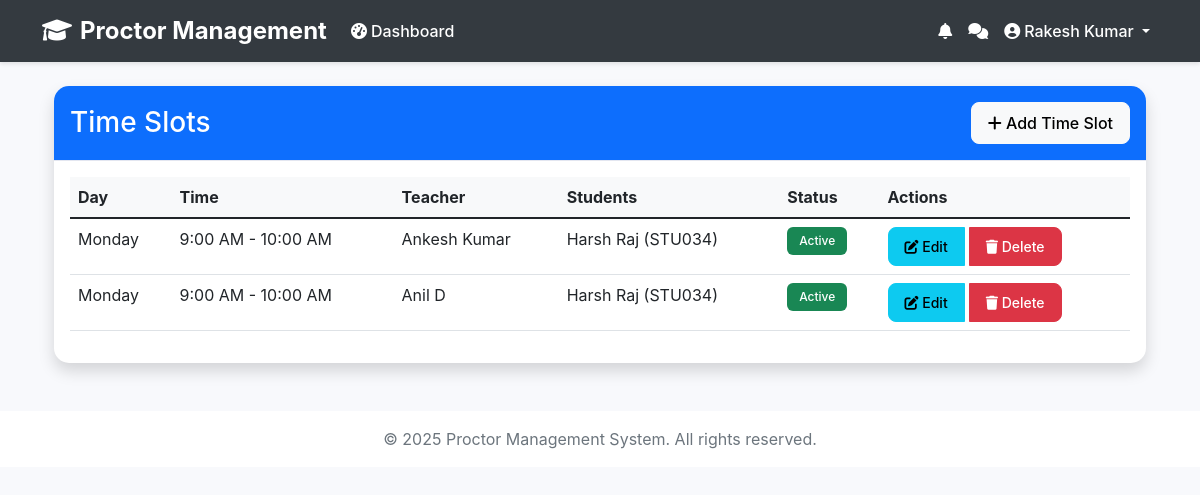
The app's page /admin-panel/time-slots/ (signed in) with its own data.
### accounts/models.py (models this page shows, shortened)
class User(AbstractUser):
    ROLE_CHOICES = (
        ('student', 'Student'),
        ('teacher', 'Teacher'),
        ('admin', 'Admin'),
    )
    role = models.CharField(max_length=10, choices=ROLE_CHOICES, default='student')
    phone_number = models.CharField(max_length=15, blank=True, null=True)
    address = models.TextField(blank=True, null=True)
    is_email_verified = models.BooleanField(default=False)
    password_reset_token = models.CharField(max_length=32, null=True, blank=True)
    password_reset_expires = models.DateTimeField(null=True, blank=True)

### admin_panel/models.py (models this page shows, shortened)
class TimeSlot(models.Model):
    DAY_CHOICES = [
        (0, 'Monday'),
        (1, 'Tuesday'),
        (2, 'Wednesday'),
        (3, 'Thursday'),
        (4, 'Friday'),
        (5, 'Saturday'),
        (6, 'Sunday'),
    ]
    TIME_CHOICES = [
        (1, '9:00 AM - 10:00 AM'),
        (2, '10:00 AM - 11:00 AM'),
        (3, '11:00 AM - 12:00 PM'),
        (4, '12:00 PM - 1:00 PM'),
        (5, '2:00 PM - 3:00 PM'),
        (6, '3:00 PM - 4:00 PM'),
        (7, '4:00 PM - 5:00 PM'),
    ]
    day = models.IntegerField(choices=DAY_CHOICES)
    time = models.IntegerField(choices=TIME_CHOICES)
    teacher = models.ForeignKey('teacher.Teacher', on_delete=models.CASCADE, related_name='time_slots')
    students = models.ManyToManyField('student.Student', related_name='time_slots')
    is_active = models.BooleanField(default=True)
    created_at = models.DateTimeField(auto_now_add=True)
    updated_at = models.DateTimeField(auto_now=True)
    class Meta:
        unique_together = ['day', 'time', 'teacher']
        ordering = ['day', 'time']
    def get_day_display(self):
        try:
            return dict(self.DAY_CHOICES)[self.day]
        except (KeyError, TypeError):
            return 'Unknown Day'
    def get_time_display(self):
        try:
            return dict(self.TIME_CHOICES)[self.time]
        except (KeyError, TypeError):
            return 'Unknown Time'

### teacher/models.py (models this page shows, shortened)
class Teacher(models.Model):
    user = models.OneToOneField(User, on_delete=models.CASCADE)
    department = models.CharField(max_length=100)
    designation = models.CharField(max_length=100)

### student/models.py (models this page shows, shortened)
class Student(models.Model):
    user = models.OneToOneField(settings.AUTH_USER_MODEL, on_delete=models.CASCADE)
    roll_number = models.CharField(max_length=20, unique=True)
    department = models.CharField(max_length=100)
    semester = models.IntegerField()
    assigned_proctor = models.ForeignKey('proctor.Proctor', on_delete=models.SET_NULL, null=True, related_name='assigned_students')
    created_at = models.DateTimeField(auto_now_add=True, null=True, blank=True)
    updated_at = models.DateTimeField(auto_now=True)
    date_of_birth = models.DateField(null=True, blank=True)

### admin_panel/views.py (the view)
# urls.py: path('time-slots/', views.time_slots, name='time_slots'),
@login_required
def time_slots(request):
    if request.user.role != 'admin':
        return redirect('dashboard')
    time_slots = TimeSlot.objects.all().order_by('day', 'time')
    context = {
        'time_slots': time_slots,
        'day_choices': TimeSlot.DAY_CHOICES,
        'time_choices': TimeSlot.TIME_CHOICES,
    }
    return render(request, 'admin_panel/time_slots.html', context)

### accounts/context_processors.py (called while the page is built)
def unread_notifications_count(request):
    if request.user.is_authenticated:
        count = Notification.objects.filter(user=request.user, is_read=False).count()
    else:
        count = 0
    return {'unread_notifications_count': count}

### admin_panel/templates/admin_panel/time_slots.html (shortened to what this page needs)
{% extends 'accounts/base.html' %}
{% block content %}
<div class="container">
    <div class="row mb-4">
        <div class="col-md-12">
            <div class="card shadow">
                <div class="card-header bg-primary text-white d-flex justify-content-between align-items-center">
                    <h3 class="mb-0">Time Slots</h3>
                    <a href="{% url 'add_time_slot' %}" class="btn btn-light">
                        <i class="fas fa-plus"></i> Add Time Slot
                    </a>
                </div>
                <div class="card-body">
                    <div class="table-responsive">
                        <table class="table table-hover">
                            <thead>
                                <tr>
                                    <th>Day</th>
                                    <th>Time</th>
                                    <th>Teacher</th>
                                    <th>Students</th>
                                    <th>Status</th>
                                    <th>Actions</th>
                                </tr>
                            </thead>
                            <tbody>
                                {% if time_slots %}
                                    {% for slot in time_slots %}
                                        <tr>
                                            <td>{{ slot.get_day_display }}</td>
                                            <td>{{ slot.get_time_display }}</td>
                                            <td>{{ slot.teacher.user.get_full_name }}</td>
                                            <td>
                                                <ul class="list-unstyled mb-0">
                                                    {% for student in slot.students.all %}
                                                        <li>{{ student.user.get_full_name }} ({{ student.roll_number }})</li>
                                                    {% endfor %}
                                                </ul>
                                            </td>
                                            <td>
                                                <span class="badge {% if slot.is_active %}bg-success{% else %}bg-danger{% endif %}">
                                                    {{ slot.is_active|yesno:"Active,Inactive" }}
                                                </span>
                                            </td>
                                            <td>
                                                <div class="btn-group">
                                                    <a href="{% url 'edit_time_slot' slot.id %}" class="btn btn-sm btn-info">
                                                        <i class="fas fa-edit"></i> Edit
                                                    </a>
                                                    <a href="{% url 'delete_time_slot' slot.id %}" class="btn btn-sm btn-danger">
                                                        <i class="fas fa-trash"></i> Delete
                                                    </a>
                                                </div>
                                            </td>
                                        </tr>
                                    {% endfor %}
                                {% else %}
                                    <tr>
                                        <td colspan="6" class="text-center">No time slots found</td>
                                    </tr>
                                {% endif %}
                            </tbody>
                        </table>
                    </div>
                </div>
            </div>
        </div>
    </div>
</div>
{% endblock %}

### accounts/templates/accounts/base.html (shortened to what this page needs)
<!DOCTYPE html>
<html lang="en">
<head>
    <link href="https://cdn.jsdelivr.net/npm/bootstrap@5.1.3/dist/css/bootstrap.min.css" rel="stylesheet">
    <link href="https://cdnjs.cloudflare.com/ajax/libs/font-awesome/6.0.0/css/all.min.css" rel="stylesheet">
</head>
<body>
    <nav class="navbar navbar-expand-lg navbar-dark">
        <div class="container">
            <a class="navbar-brand" href="{% url 'home' %}">
                <i class="fas fa-graduation-cap me-2"></i>Proctor Management
            </a>
            <div class="collapse navbar-collapse" id="navbarNav">
                <ul class="navbar-nav me-auto">
                    {% if user.is_authenticated %}
                        <li class="nav-item">
                            <a class="nav-link" href="{% url 'dashboard' %}">
                                <i class="fas fa-tachometer-alt me-1"></i>Dashboard
                            </a>
                        </li>
                    {% endif %}
                </ul>
                <ul class="navbar-nav">
                    {% if user.is_authenticated %}
                        <li class="nav-item">
                            <a class="nav-link position-relative" href="{% url 'notifications' %}">
                                <i class="fas fa-bell"></i>
                            </a>
                        </li>
                        <li class="nav-item">
                            <a class="nav-link position-relative" href="{% if user.teacher %}{% url 'teacher_chat' %}{% elif user.student %}{% url 'student_chat' %}{% endif %}">
                                <i class="fas fa-comments"></i>
                            </a>
                        </li>
                        <li class="nav-item dropdown">
                            <a class="nav-link dropdown-toggle" href="#" id="navbarDropdown" role="button" data-bs-toggle="dropdown">
                                <i class="fas fa-user-circle me-1"></i>{{ user.get_full_name }}
                            </a>
                        </li>
                    {% endif %}
                </ul>
            </div>
        </div>
    </nav>
    <div class="container py-4">
        {% block content %}
        {% endblock %}
    </div>
    <footer class="footer mt-auto py-3 bg-white">
        <div class="container text-center">
            <span class="text-muted">© 2025 Proctor Management System. All rights reserved.</span>
        </div>
    </footer>
</body>
</html>

### accounts/templates/accounts/base.html (style rules this page uses)
:root { --primary-color: #4e73df; --secondary-color: #858796; --success-color: #1cc88a; --info-color: #36b9cc; --warning-color: #f6c23e; --danger-color: #e74a3b; }
body { font-family: 'Nunito', -apple-system, BlinkMacSystemFont, "Segoe UI", Roboto, "Helvetica Neue", Arial, sans-serif; background-color: #f8f9fc; }
.navbar { background-color: #343a40; box-shadow: 0 2px 4px rgba(0,0,0,.1); }
.navbar-brand { font-weight: 700; font-size: 1.5rem; color: white !important; }
.nav-link { font-weight: 500; padding: 0.5rem 1rem; transition: all 0.3s ease; color: white !important; }
.card { border: none; border-radius: 0.35rem; box-shadow: 0 0.15rem 1.75rem 0 rgba(58, 59, 69, 0.15); }
.card-header { background-color: #f8f9fc; border-bottom: 1px solid #e3e6f0; padding: 1rem; }
.btn { border-radius: 0.35rem; padding: 0.375rem 0.75rem; font-weight: 500; transition: all 0.3s ease; }
.badge { padding: 0.5em 0.75em; font-weight: 500; }

### admin_panel/templates/admin_panel/time_slots.html (style rules this page uses)
.card { border: none; border-radius: 15px; }
.card-header { border-radius: 15px 15px 0 0 !important; }
.btn { padding: 8px 16px; border-radius: 8px; }
.table th { background-color: #f8f9fa; }
.badge { padding: 8px 12px; border-radius: 6px; }
.btn-group { gap: 5px; }

### records on screen
User: get_full_name "Rakesh Kumar"
TimeSlot: day "Monday", time "9:00 AM - 10:00 AM", teacher.user.get_full_name "Ankesh Kumar", is_active "Active"
Student: user.get_full_name "Harsh Raj", roll_number "STU034"
TimeSlot: day "Monday", time "9:00 AM - 10:00 AM", teacher.user.get_full_name "Anil D", is_active "Active"
